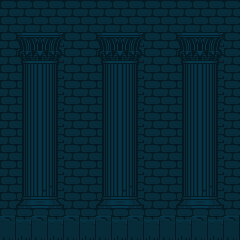

A 2D game scene composited from a Tiled map and its tileset images. What follows is a short description and the map's XML, with every tile layer's data as written:
An orthogonal 15x15 tile map with 16x16 px tiles, 1 tile layer (Tile Layer 1).

<map version="1.0" orientation="orthogonal" width="15" height="15" tilewidth="16" tileheight="16">
 <tileset firstgid="1" name="tiles1" tilewidth="16" tileheight="16">
  <image source="../../../../img/tiles/tiles1.gif" trans="ff00ff" width="256" height="256" />
 </tileset>
 <layer name="Tile Layer 1" width="15" height="15">
  <data encoding="csv">
26,26,26,26,26,26,26,26,26,26,26,26,26,26,26,
26,26,26,26,26,26,26,26,26,26,26,26,26,26,26,
26,12,13,14,26,26,12,13,14,26,26,12,13,14,26,
26,28,29,30,26,26,28,29,30,26,26,28,29,30,26,
26,44,45,46,26,26,44,45,46,26,26,44,45,46,26,
26,44,45,46,26,26,44,45,46,26,26,44,45,46,26,
26,44,45,46,26,26,44,45,46,26,26,44,45,46,26,
26,44,45,46,26,26,44,45,46,26,26,44,45,46,26,
26,44,45,46,26,26,44,45,46,26,26,44,45,46,26,
26,44,45,46,26,26,44,45,46,26,26,44,45,46,26,
26,44,45,46,26,26,44,45,46,26,26,44,45,46,26,
26,60,61,62,26,26,60,61,62,26,26,60,61,62,26,
26,76,77,78,26,26,76,77,78,26,26,76,77,78,26,
93,94,93,94,93,94,93,94,93,94,93,94,93,94,93,
109,110,109,110,109,110,109,110,109,110,109,110,109,110,109
</data>
 </layer>
</map>
